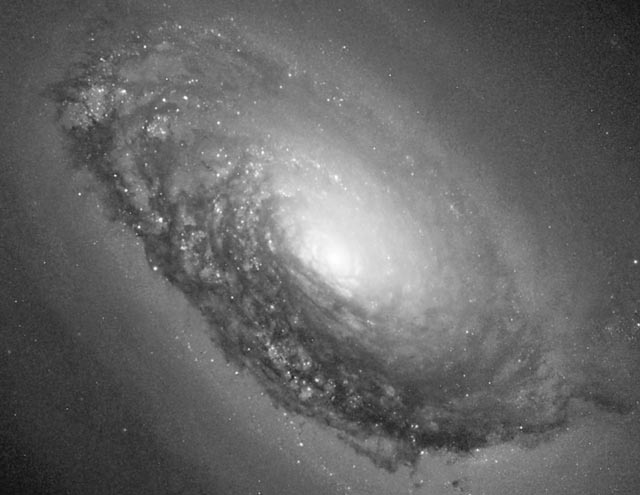
#> input picture Practica2/Imagenes/galaxy_gray.jpeg, 640 x 495 px
$ python ejercicio1.py   (Python 2 division)
#> lines starting #> are read from the running program, lines starting #| are printed output that depends on the picture
#! /usr/bin/env python

#*************************************************************************
# Mostrar mediante ejempos los efectos que se producen en el histograma de
# imagen al modificarle su brillo y su contraste
#*************************************************************************

#Imports
#******************************************************************************
import cv2
import numpy as np
import matplotlib.pyplot as plt
#*****************************************************************************


def imadjust(imagen, low_in, hig_in, low_out, hig_out, gamma):
    """docstring for imadjust
    Implementacion de la funcion de Matlab imadjust, ver Gonzalez-Goods
    """
    imagen_mod = np.zeros(imagen.shape, dtype=np.uint8)

    imagen_mod = low_out+(hig_out-low_out)*((imagen-low_in)/(hig_in-low_in))**gamma


    return imagen_mod

def histograma(imagen):
    """Docstring de la funcion"""
    h = np.zeros(256, dtype=float)
    imagen = imagen.astype(np.uint8)
    for i in xrange(256):
        x = np.array([])
        x = np.argwhere(imagen== i)
        if (len(x) == 0):
            continue
        h[i] = len(x)/float(imagen.size)  # Normalizamos
    return h

path1 = 'Imagenes/galaxy_gray.jpeg'
path2 = 'Imagenes/baboon.jpg'

img1 = cv2.imread(path1, 0)
#> img1 is the input picture: shape (495, 640); min 17, max 255, mean 101.3
J = imadjust(img1, .5, .75, .3, 1, .3)
#> in imadjust, `imagen_mod = low_out+(hig_out-low_out)*((imagen-low_in)/(hig_in-low_in..`:
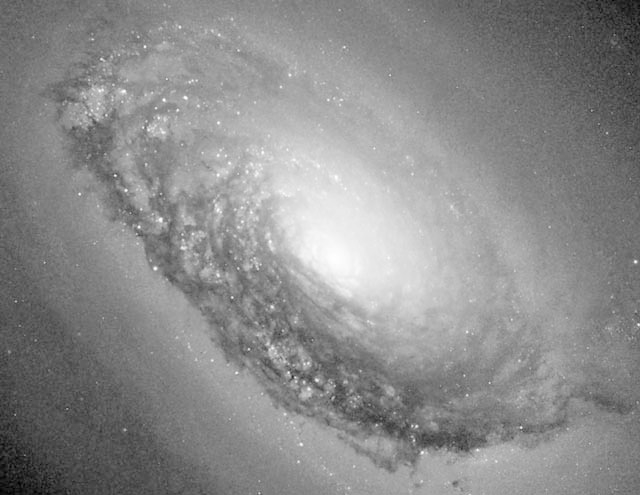
#> imagen_mod: shape (495, 640) float64; min 2.76, max 5.89, mean 4.48; drawn with min black and max white
print J
#> (printed output is left out)
hist1 = histograma(img1)
#> the loop in histograma, `for i in xrange(256):` made 256 passes
#> x on pass 18: [[483, 19], [490, 0]]
#> after the loop in histograma, `for i in xrange(256):`: h = 256 values, max 0.0154 at index 87, min 0 at index 0, mean 0.00391
#> hist1 has the same summary as h in histograma
hist2 = histograma(J)
#> in histograma (call 2), `imagen = imagen.astype(np.uint8)`:
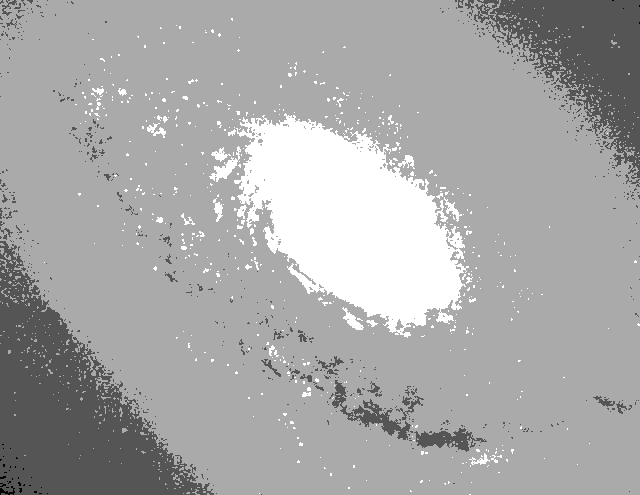
#> imagen: shape (495, 640); min 2, max 5, mean 3.97; drawn with min black and max white
#> after the loop in histograma (call 2), `for i in xrange(256):`: h = 256 values, max 0.758 at index 4, min 0 at index 0, mean 0.00391
#> hist2 has the same summary as h in histograma

plt.figure()
plt.imshow(J, cmap='gray')
plt.figure()
plt.imshow(img1, cmap='gray')
plt.figure()
plt.stem(np.arange(256), hist1, linefmt='b-', markerfmt='bo', basefmt='r-')
plt.figure()
plt.stem(np.arange(256), hist2, linefmt='b-', markerfmt='bo', basefmt='r-')
plt.show()
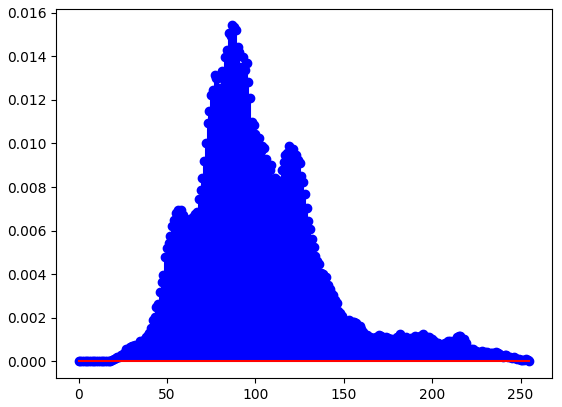
#> figure drawn by matplotlib, 1 panel; curve peaks at x = 87, y = 0.0154
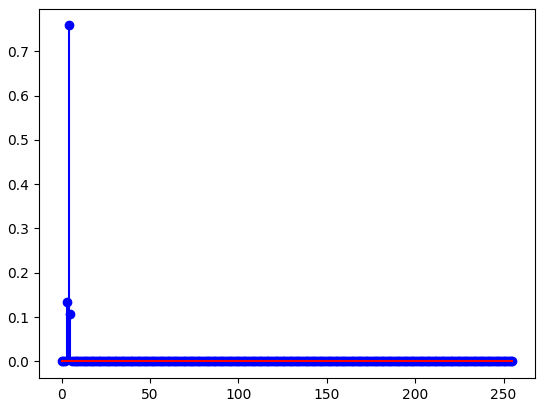
#> figure drawn by matplotlib, 1 panel; curve peaks at x = 4, y = 0.758
